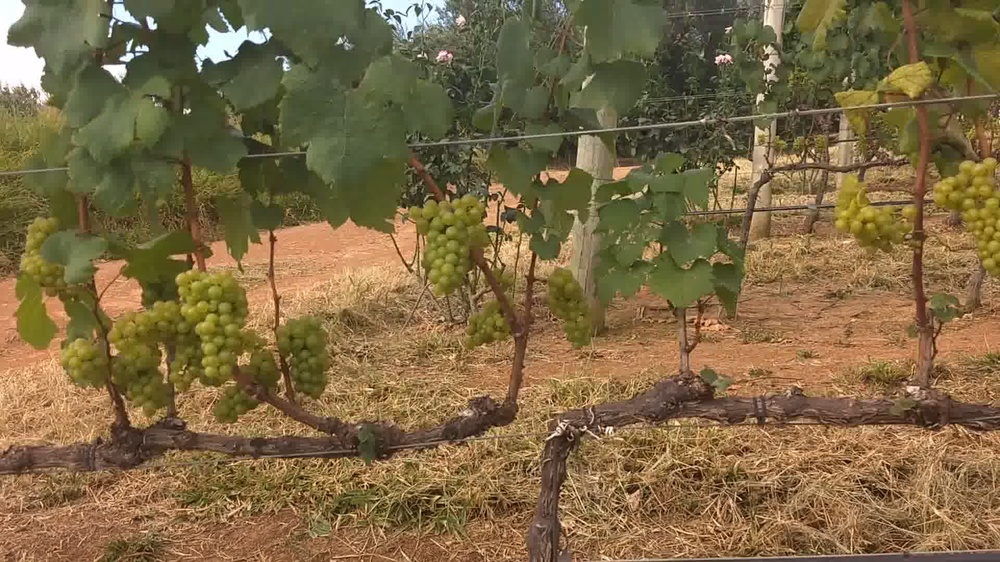
#> input picture Datasets/Santos/Detection/Images/frame-00015.jpg, 1000 x 562 px, shrunk from 1920 x 1080 before the run
$ python -i HSV_Manager.py   (imports and definitions only)
#> lines starting #> are read from the running program, lines starting #| are printed output that depends on the picture; after the words box and inside, x2 and y2 are one past the last pixel; in counts of white or black regions, pixels touching at a corner belong together
#> further down, picture is the input picture: shape (562, 1000, 3); mean B, G, R 67.7, 104.9, 125.3
import cv2
import numpy as np


def nothing(x):
    pass


def hsv_tracker(image):
    """
    function that if called generates a GUI to change the values of Hue, Saturation and Values

    Args:
        image (image):  image on which the HSV values have to be manipulated through the GUI
    """
    cv2.namedWindow("Tracking")
    cv2.createTrackbar("LH", "Tracking", 0, 255, nothing)
#> slider 'LH' is set to 51
    cv2.createTrackbar("LS", "Tracking", 0, 255, nothing)
#> slider 'LS' is set to 51
    cv2.createTrackbar("LV", "Tracking", 0, 255, nothing)
#> slider 'LV' is set to 51
    cv2.createTrackbar("UH", "Tracking", 255, 255, nothing)
    cv2.createTrackbar("US", "Tracking", 255, 255, nothing)
    cv2.createTrackbar("UV", "Tracking", 255, 255, nothing)

    hsv = cv2.cvtColor(image, cv2.COLOR_BGR2HSV)
#> hsv: shape (562, 1000, 3); mean H, S, V 23.2, 122, 127
    while True:
        l_h = cv2.getTrackbarPos("LH", "Tracking")
        l_s = cv2.getTrackbarPos("LS", "Tracking")
        l_v = cv2.getTrackbarPos("LV", "Tracking")

        u_h = cv2.getTrackbarPos("UH", "Tracking")
        u_s = cv2.getTrackbarPos("US", "Tracking")
        u_v = cv2.getTrackbarPos("UV", "Tracking")

        l_b = np.array([l_h, l_s, l_v])
        u_b = np.array([u_h, u_s, u_v])

        mask = cv2.inRange(hsv, l_b, u_b)
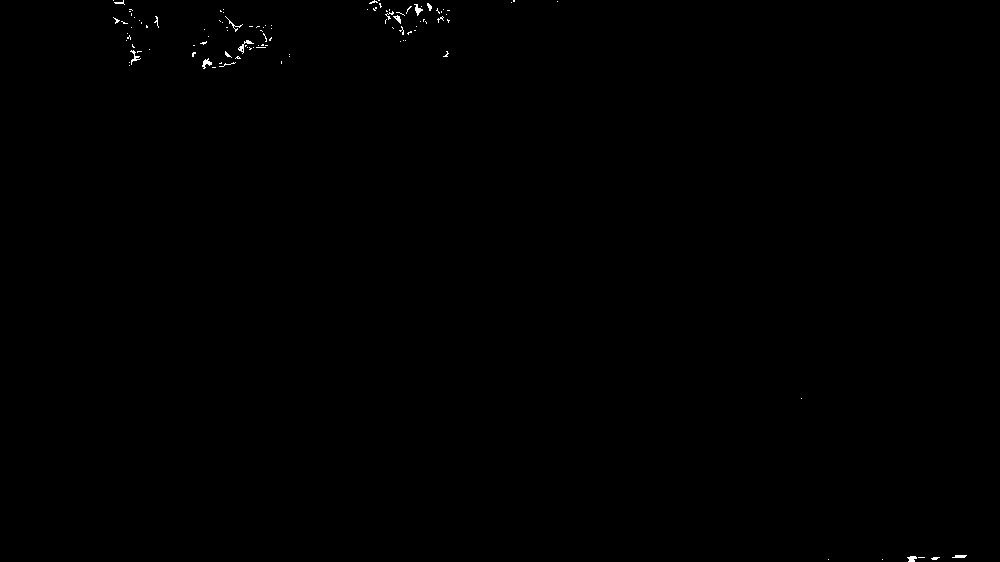
#> mask: shape (562, 1000); 0.16% white in thin lines or dots, all inside (x1, y1, x2, y2) = (113, 0, 967, 562)

        res = cv2.bitwise_and(image, image, mask=mask)

        # cv2.imshow("frame", image)
        # cv2.imshow("mask", mask)
        cv2.imshow("res", res)

        key = cv2.waitKey(1)
#> (key Esc is pressed here)
        if key == 27:
            break


def hsv_extractor(image, l_h, l_s, l_v, u_h, u_s, u_v):
    """
    function to extract the hue, saturation and value from an image

    Args:
        image (image):      list containing the keypoints extracted in the previous frame
        l_h (float):        lower value of hue
        l_s (float):        lower value of saturation
        l_v (float):        lower bound of value
        u_h (float):        upper bound of hue
        u_s (float):        upper bound of saturation
        u_v (float)         upper bound of value
    Returns:
        res  (cv2 image):   image with the hsv values extracted
    """
    hsv = cv2.cvtColor(image, cv2.COLOR_BGR2HSV)
    l_b = np.array([l_h, l_s, l_v])
    u_b = np.array([u_h, u_s, u_v])
    mask = cv2.inRange(hsv, l_b, u_b)
    res = cv2.bitwise_and(image, image, mask=mask)
    return res


# [3 lines not run here, left out]

>>> import cv2
>>> picture = cv2.imread('../Datasets/Santos/Detection/Images/frame-00015.jpg')
>>> result = hsv_tracker(picture)
